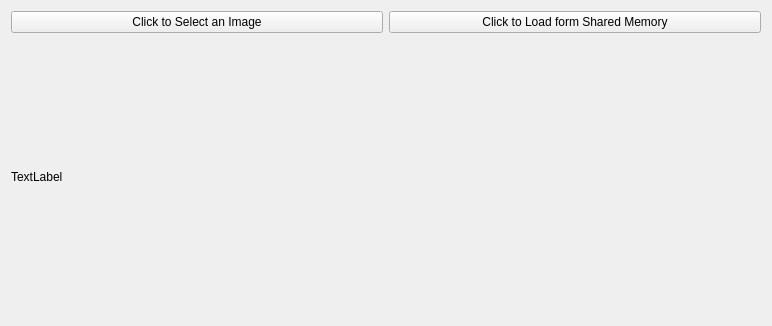
<?xml version="1.0" encoding="UTF-8"?>
<ui version="4.0">
 <class>Widget</class>
 <widget class="QWidget" name="Widget">
  <property name="geometry">
   <rect>
    <x>0</x>
    <y>0</y>
    <width>772</width>
    <height>326</height>
   </rect>
  </property>
  <property name="minimumSize">
   <size>
    <width>50</width>
    <height>0</height>
   </size>
  </property>
  <property name="windowTitle">
   <string>Widget</string>
  </property>
  <layout class="QVBoxLayout" name="verticalLayout_2">
   <item>
    <layout class="QVBoxLayout" name="verticalLayout">
     <item>
      <layout class="QHBoxLayout" name="horizontalLayout">
       <item>
        <widget class="QPushButton" name="toShared">
         <property name="text">
          <string>Click to Select an Image</string>
         </property>
        </widget>
       </item>
       <item>
        <widget class="QPushButton" name="fromShared">
         <property name="text">
          <string>Click to Load form Shared Memory</string>
         </property>
        </widget>
       </item>
      </layout>
     </item>
     <item>
      <widget class="QLabel" name="imageLabel">
       <property name="sizePolicy">
        <sizepolicy hsizetype="Fixed" vsizetype="Preferred">
         <horstretch>0</horstretch>
         <verstretch>0</verstretch>
        </sizepolicy>
       </property>
       <property name="minimumSize">
        <size>
         <width>300</width>
         <height>0</height>
        </size>
       </property>
       <property name="text">
        <string>TextLabel</string>
       </property>
      </widget>
     </item>
    </layout>
   </item>
  </layout>
 </widget>
 <resources/>
 <connections/>
</ui>
